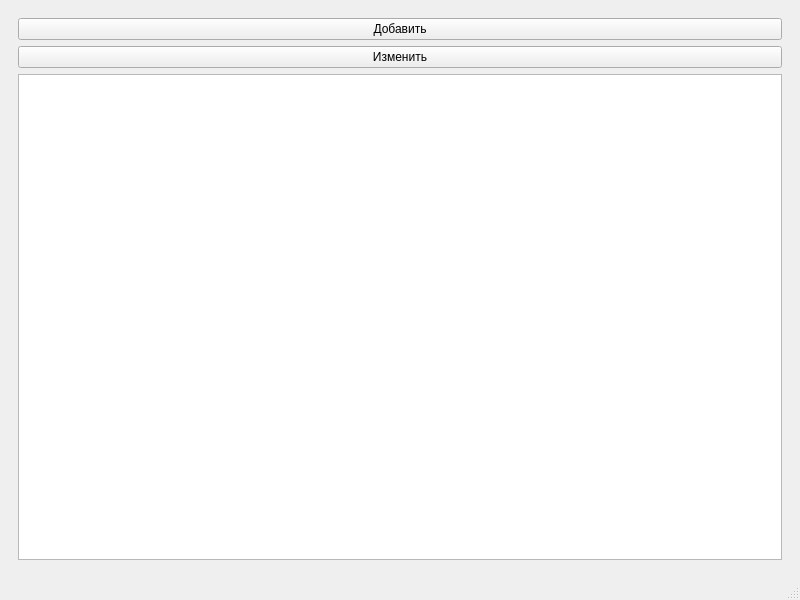
<?xml version="1.0" encoding="UTF-8"?>
<ui version="4.0">
 <class>MainWindow</class>
 <widget class="QMainWindow" name="MainWindow">
  <property name="geometry">
   <rect>
    <x>0</x>
    <y>0</y>
    <width>800</width>
    <height>600</height>
   </rect>
  </property>
  <property name="windowTitle">
   <string>MainWindow</string>
  </property>
  <widget class="QWidget" name="centralwidget">
   <layout class="QVBoxLayout" name="verticalLayout">
    <item>
     <widget class="QWidget" name="widget" native="true">
      <layout class="QHBoxLayout" name="horizontalLayout">
       <item>
        <layout class="QVBoxLayout" name="verticalLayout_2">
         <item>
          <widget class="QPushButton" name="pushButton">
           <property name="text">
            <string>Добавить</string>
           </property>
          </widget>
         </item>
         <item>
          <widget class="QPushButton" name="pushButton_2">
           <property name="text">
            <string>Изменить</string>
           </property>
          </widget>
         </item>
         <item>
          <widget class="QTableWidget" name="tableWidget"/>
         </item>
        </layout>
       </item>
      </layout>
     </widget>
    </item>
   </layout>
  </widget>
  <widget class="QMenuBar" name="menubar">
   <property name="geometry">
    <rect>
     <x>0</x>
     <y>0</y>
     <width>800</width>
     <height>21</height>
    </rect>
   </property>
  </widget>
  <widget class="QStatusBar" name="statusbar"/>
 </widget>
 <resources/>
 <connections/>
</ui>
